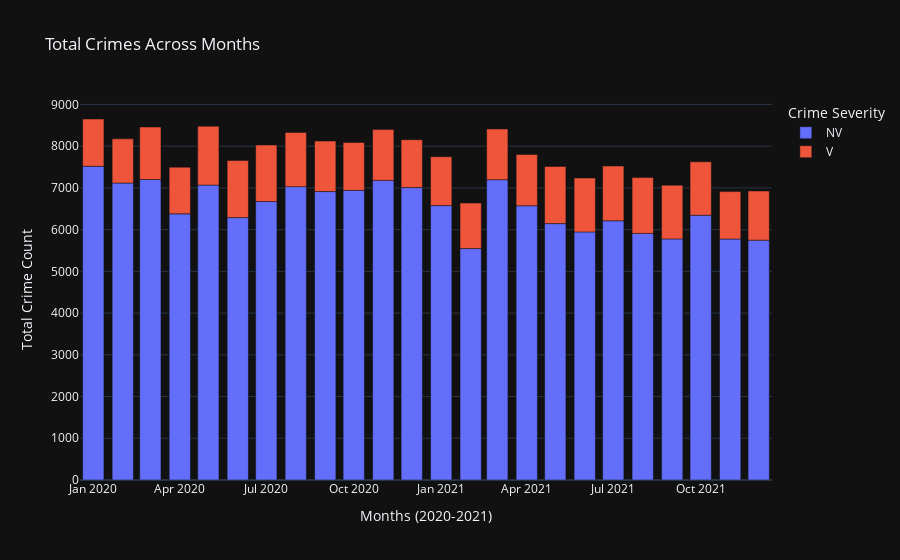

The notebook cell saved with this chart:
### Code cell
fig3 = px.bar(crime_by_date,x='months_year',y='crime_count',color='crime_severity', title='Total Crimes Across Months',labels={
                     "months_year": "Months (2020-2021)",
                     "crime_count": "Total Crime Count",
                     "crime_severity":"Crime Severity"
                 },template="plotly_dark"
          )
fig3

### Figure 1 — Plotly figure (JSON) as saved in the notebook; plotly's stock layout.template omitted (floating-point values rounded to 4 significant figures)
{"data": [{"alignmentgroup": "True", "hovertemplate": "Crime Severity=NV<br>Months (2020-2021)=%{x}<br>Total Crime Count=%{y}<extra></extra>", "legendgroup": "NV", "marker": {"color": "#636efa", "pattern": {"shape": ""}}, "name": "NV", "offsetgroup": "NV", "orientation": "v", "showlegend": true, "textposition": "auto", "type": "bar", "x": ["2020-01-01T00:00:00", "2020-02-01T00:00:00", "2020-03-01T00:00:00", "2020-04-01T00:00:00", "2020-05-01T00:00:00", "2020-06-01T00:00:00", "2020-07-01T00:00:00", "2020-08-01T00:00:00", "2020-09-01T00:00:00", "2020-10-01T00:00:00", "2020-11-01T00:00:00", "2020-12-01T00:00:00", "2021-01-01T00:00:00", "2021-02-01T00:00:00", "2021-03-01T00:00:00", "2021-04-01T00:00:00", "2021-05-01T00:00:00", "2021-06-01T00:00:00", "2021-07-01T00:00:00", "2021-08-01T00:00:00", "2021-09-01T00:00:00", "2021-10-01T00:00:00", "2021-11-01T00:00:00", "2021-12-01T00:00:00"], "xaxis": "x", "y": [7519, 7117, 7203, 6379, 7069, 6289, 6674, 7031, 6913, 6942, 7181, 7009, 6576, 5547, 7197, 6573, 6145, 5946, 6212, 5910, 5778, 6345, 5775, 5749], "yaxis": "y"}, {"alignmentgroup": "True", "hovertemplate": "Crime Severity=V<br>Months (2020-2021)=%{x}<br>Total Crime Count=%{y}<extra></extra>", "legendgroup": "V", "marker": {"color": "#EF553B", "pattern": {"shape": ""}}, "name": "V", "offsetgroup": "V", "orientation": "v", "showlegend": true, "textposition": "auto", "type": "bar", "x": ["2020-01-01T00:00:00", "2020-02-01T00:00:00", "2020-03-01T00:00:00", "2020-04-01T00:00:00", "2020-05-01T00:00:00", "2020-06-01T00:00:00", "2020-07-01T00:00:00", "2020-08-01T00:00:00", "2020-09-01T00:00:00", "2020-10-01T00:00:00", "2020-11-01T00:00:00", "2020-12-01T00:00:00", "2021-01-01T00:00:00", "2021-02-01T00:00:00", "2021-03-01T00:00:00", "2021-04-01T00:00:00", "2021-05-01T00:00:00", "2021-06-01T00:00:00", "2021-07-01T00:00:00", "2021-08-01T00:00:00", "2021-09-01T00:00:00", "2021-10-01T00:00:00", "2021-11-01T00:00:00", "2021-12-01T00:00:00"], "xaxis": "x", "y": [1133, 1059, 1257, 1119, 1410, 1367, 1354, 1299, 1210, 1148, 1217, 1147, 1172, 1090, 1216, 1229, 1371, 1292, 1314, 1338, 1288, 1281, 1137, 1178], "yaxis": "y"}], "layout": {"barmode": "relative", "legend": {"title": {"text": "Crime Severity"}, "tracegroupgap": 0}, "title": {"text": "Total Crimes Across Months"}, "xaxis": {"anchor": "y", "domain": [0, 1], "title": {"text": "Months (2020-2021)"}}, "yaxis": {"anchor": "x", "domain": [0, 1], "title": {"text": "Total Crime Count"}}}}
